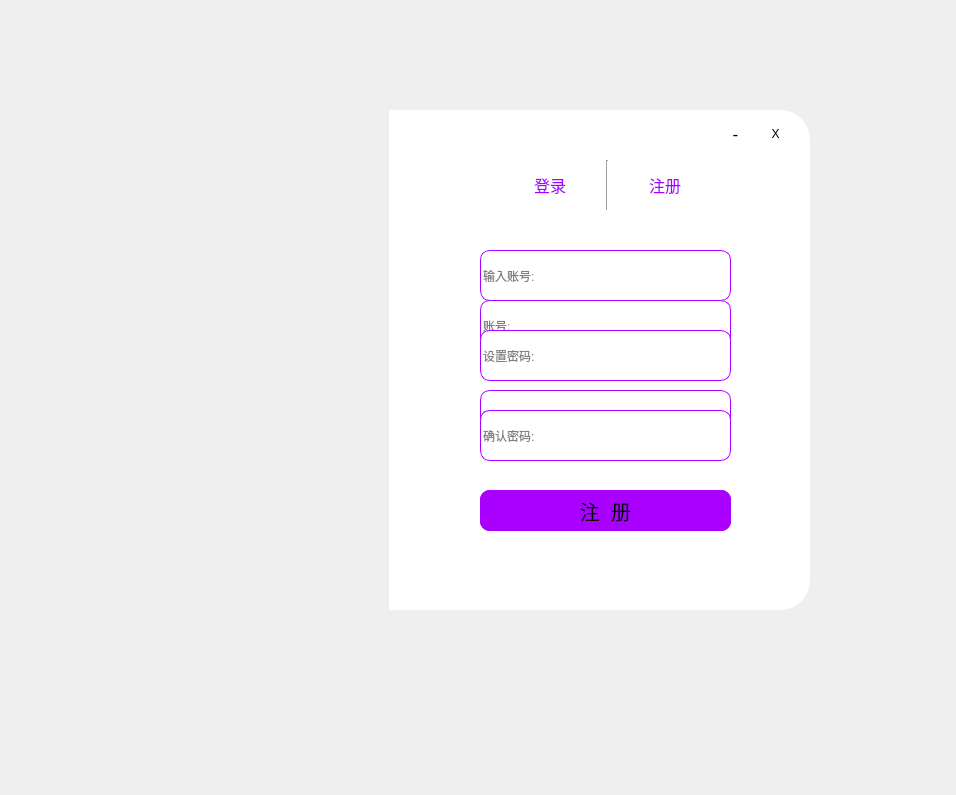
<?xml version="1.0" encoding="UTF-8"?>
<ui version="4.0">
 <class>Form</class>
 <widget class="QWidget" name="Form">
  <property name="geometry">
   <rect>
    <x>0</x>
    <y>0</y>
    <width>956</width>
    <height>795</height>
   </rect>
  </property>
  <property name="windowTitle">
   <string>Form</string>
  </property>
  <widget class="QLabel" name="label">
   <property name="geometry">
    <rect>
     <x>50</x>
     <y>110</y>
     <width>371</width>
     <height>500</height>
    </rect>
   </property>
   <property name="styleSheet">
    <string notr="true">border-image: url(:/img/img/58.jpg);
border-top-left-radius: 30px;
border-bottom-left-radius: 30px</string>
   </property>
   <property name="text">
    <string/>
   </property>
  </widget>
  <widget class="QLabel" name="label_2">
   <property name="geometry">
    <rect>
     <x>389</x>
     <y>110</y>
     <width>421</width>
     <height>500</height>
    </rect>
   </property>
   <property name="styleSheet">
    <string notr="true">border-top-right-radius: 30px;
border-bottom-right-radius: 30px;
background-color: rgb(255, 255, 255);</string>
   </property>
   <property name="text">
    <string/>
   </property>
  </widget>
  <widget class="QWidget" name="widget" native="true">
   <property name="geometry">
    <rect>
     <x>500</x>
     <y>160</y>
     <width>215</width>
     <height>50</height>
    </rect>
   </property>
   <layout class="QHBoxLayout" name="horizontalLayout">
    <item>
     <widget class="QPushButton" name="pushButton">
      <property name="font">
       <font>
        <pointsize>12</pointsize>
       </font>
      </property>
      <property name="styleSheet">
       <string notr="true">#pushButton{
border:none;
color:rgb(170, 0, 255);
}
#pushButton:focus {
	color:gray;
}
</string>
      </property>
      <property name="text">
       <string>登录</string>
      </property>
     </widget>
    </item>
    <item>
     <widget class="Line" name="line">
      <property name="font">
       <font>
        <weight>75</weight>
        <bold>true</bold>
       </font>
      </property>
      <property name="orientation">
       <enum>Qt::Vertical</enum>
      </property>
     </widget>
    </item>
    <item>
     <widget class="QPushButton" name="pushButton_2">
      <property name="font">
       <font>
        <pointsize>12</pointsize>
       </font>
      </property>
      <property name="styleSheet">
       <string notr="true">#pushButton_2{
border:none;
color:rgb(170, 0, 255);
}
#pushButton_2:focus{
	color: gray;
}</string>
      </property>
      <property name="text">
       <string>注册</string>
      </property>
     </widget>
    </item>
   </layout>
  </widget>
  <widget class="QWidget" name="widget_2" native="true">
   <property name="geometry">
    <rect>
     <x>430</x>
     <y>230</y>
     <width>351</width>
     <height>361</height>
    </rect>
   </property>
   <widget class="QLineEdit" name="lineEdit">
    <property name="geometry">
     <rect>
      <x>50</x>
      <y>70</y>
      <width>251</width>
      <height>51</height>
     </rect>
    </property>
    <property name="styleSheet">
     <string notr="true">border:1px solid rgb(170, 0, 255);
border-radius:10px;</string>
    </property>
    <property name="placeholderText">
     <string>账号:</string>
    </property>
   </widget>
   <widget class="QLineEdit" name="lineEdit_2">
    <property name="geometry">
     <rect>
      <x>50</x>
      <y>160</y>
      <width>251</width>
      <height>51</height>
     </rect>
    </property>
    <property name="styleSheet">
     <string notr="true">border:1px solid rgb(170, 0, 255);
border-radius:10px;</string>
    </property>
    <property name="placeholderText">
     <string>密码:</string>
    </property>
   </widget>
   <widget class="QPushButton" name="pushButton_3">
    <property name="geometry">
     <rect>
      <x>50</x>
      <y>260</y>
      <width>251</width>
      <height>41</height>
     </rect>
    </property>
    <property name="font">
     <font>
      <pointsize>15</pointsize>
     </font>
    </property>
    <property name="styleSheet">
     <string notr="true">QPushButton{
background-color: rgb(170, 0, 255);
border-radius:10px; 
color:rgb(0, 0, 0);}
QPushButton:hover{background-color:qlineargradient(spread:pad, x1:0, y1:0, x2:1, y2:1, stop:0 rgba(191, 136, 252, 255), stop:1 rgba(255, 255, 255, 255));
}
QPushButton:pressed{padding-top:7px;
padding-left:7px;}</string>
    </property>
    <property name="text">
     <string>登  录</string>
    </property>
   </widget>
  </widget>
  <widget class="QPushButton" name="pushButton_4">
   <property name="geometry">
    <rect>
     <x>760</x>
     <y>120</y>
     <width>31</width>
     <height>28</height>
    </rect>
   </property>
   <property name="font">
    <font>
     <family>Arial</family>
    </font>
   </property>
   <property name="styleSheet">
    <string notr="true">QPushButton{
background-color: rgbA(0, 0, 0, 255);
border-radius:10px; 
color:rgb(0, 0, 0);}
QPushButton:hover{background-color:qlineargradient(spread:pad, x1:0, y1:0, x2:1, y2:1, stop:0 rgba(191, 136, 252, 255), stop:1 rgba(255, 255, 255, 255));
}
QPushButton:pressed{padding-top:7px;
padding-left:7px;}</string>
   </property>
   <property name="text">
    <string>X</string>
   </property>
  </widget>
  <widget class="QPushButton" name="pushButton_5">
   <property name="geometry">
    <rect>
     <x>720</x>
     <y>120</y>
     <width>31</width>
     <height>28</height>
    </rect>
   </property>
   <property name="font">
    <font>
     <family>Arial</family>
     <pointsize>13</pointsize>
    </font>
   </property>
   <property name="styleSheet">
    <string notr="true">QPushButton{
background-color: rgbA(0, 0, 0, 255);
border-radius:10px; 
color:rgb(0, 0, 0);}
QPushButton:hover{background-color:qlineargradient(spread:pad, x1:0, y1:0, x2:1, y2:1, stop:0 rgba(191, 136, 252, 255), stop:1 rgba(255, 255, 255, 255));
}
QPushButton:pressed{padding-top:7px;
padding-left:7px;}</string>
   </property>
   <property name="text">
    <string>-</string>
   </property>
  </widget>
  <widget class="QWidget" name="widget_3" native="true">
   <property name="geometry">
    <rect>
     <x>430</x>
     <y>190</y>
     <width>351</width>
     <height>351</height>
    </rect>
   </property>
   <widget class="QLineEdit" name="lineEdit_5">
    <property name="geometry">
     <rect>
      <x>50</x>
      <y>60</y>
      <width>251</width>
      <height>51</height>
     </rect>
    </property>
    <property name="styleSheet">
     <string notr="true">border:1px solid rgb(170, 0, 255);
border-radius:10px;</string>
    </property>
    <property name="placeholderText">
     <string>输入账号:</string>
    </property>
   </widget>
   <widget class="QLineEdit" name="lineEdit_6">
    <property name="geometry">
     <rect>
      <x>50</x>
      <y>140</y>
      <width>251</width>
      <height>51</height>
     </rect>
    </property>
    <property name="styleSheet">
     <string notr="true">border:1px solid rgb(170, 0, 255);
border-radius:10px;</string>
    </property>
    <property name="placeholderText">
     <string>设置密码:</string>
    </property>
   </widget>
   <widget class="QLineEdit" name="lineEdit_7">
    <property name="geometry">
     <rect>
      <x>50</x>
      <y>220</y>
      <width>251</width>
      <height>51</height>
     </rect>
    </property>
    <property name="styleSheet">
     <string notr="true">border:1px solid rgb(170, 0, 255);
border-radius:10px;</string>
    </property>
    <property name="placeholderText">
     <string>确认密码:</string>
    </property>
   </widget>
   <widget class="QPushButton" name="pushButton_7">
    <property name="geometry">
     <rect>
      <x>50</x>
      <y>300</y>
      <width>251</width>
      <height>41</height>
     </rect>
    </property>
    <property name="font">
     <font>
      <pointsize>15</pointsize>
     </font>
    </property>
    <property name="styleSheet">
     <string notr="true">QPushButton{
background-color: rgb(170, 0, 255);
border-radius:10px; 
color:rgb(0, 0, 0);}
QPushButton:hover{background-color:qlineargradient(spread:pad, x1:0, y1:0, x2:1, y2:1, stop:0 rgba(191, 136, 252, 255), stop:1 rgba(255, 255, 255, 255));
}
QPushButton:pressed{padding-top:7px;
padding-left:7px;}</string>
    </property>
    <property name="text">
     <string>注  册</string>
    </property>
   </widget>
  </widget>
  <zorder>label_2</zorder>
  <zorder>widget</zorder>
  <zorder>widget_2</zorder>
  <zorder>pushButton_4</zorder>
  <zorder>pushButton_5</zorder>
  <zorder>widget_3</zorder>
  <zorder>label</zorder>
 </widget>
 <resources>
  <include location="res.qrc"/>
 </resources>
 <connections/>
</ui>
